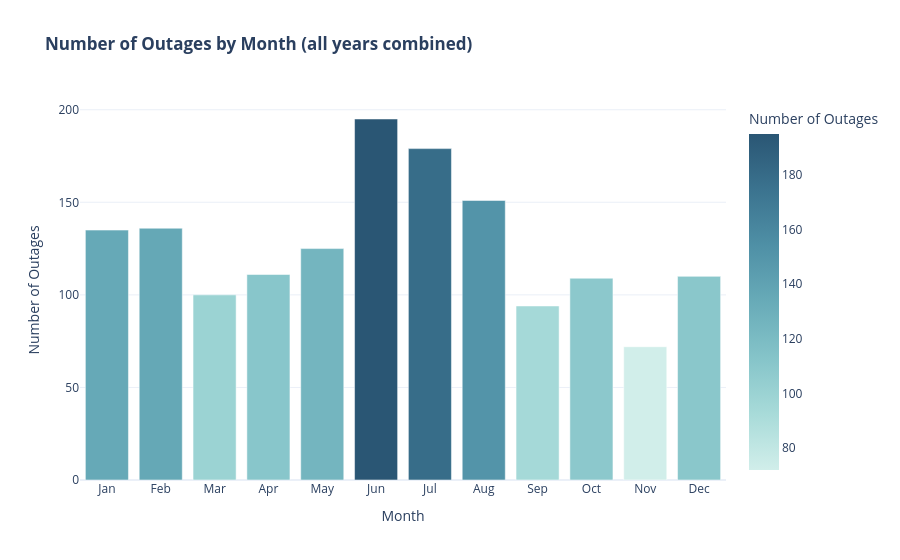

Write notebook code for a chart like this one.
### Code cell
# Outage Frequency by Month
month_order = ['Jan','Feb','Mar','Apr','May','Jun','Jul','Aug','Sep','Oct','Nov','Dec']

by_month = df_cleaned.groupby('MONTH.NAME', observed=True).size().reindex(month_order)
fig = px.bar(
    by_month.reset_index(name='Number of Outages'), 
    x='MONTH.NAME', 
    y='Number of Outages', 
    title='<b>Number of Outages by Month (all years combined)</b>',
    labels={'MONTH.NAME': 'Month', 'Number of Outages': 'Number of Outages'},
    color='Number of Outages',
    color_continuous_scale='teal',
)
fig.update_layout(legend_title_text='Count')
fig.update_layout( 
    template="plotly_white" # Match style of other plots
)
fig.show()

# Export plot for website
fig.write_html('docs/assets/plots/outages_by_month.html', include_plotlyjs='cdn')

### Figure 1 — Plotly figure (JSON) as saved in the notebook; plotly's stock layout.template omitted (floating-point values rounded to 4 significant figures)
{"data": [{"alignmentgroup": "True", "hovertemplate": "Month=%{x}<br>Number of Outages=%{marker.color}<extra></extra>", "legendgroup": "", "marker": {"color": [135, 136, 100, 111, 125, 195, 179, 151, 94, 109, 72, 110], "coloraxis": "coloraxis", "pattern": {"shape": ""}}, "name": "", "offsetgroup": "", "orientation": "v", "showlegend": false, "textposition": "auto", "type": "bar", "x": ["Jan", "Feb", "Mar", "Apr", "May", "Jun", "Jul", "Aug", "Sep", "Oct", "Nov", "Dec"], "xaxis": "x", "y": [135, 136, 100, 111, 125, 195, 179, 151, 94, 109, 72, 110], "yaxis": "y"}], "layout": {"barmode": "relative", "coloraxis": {"colorbar": {"title": {"text": "Number of Outages"}}, "colorscale": [[0, "rgb(209, 238, 234)"], [0.1667, "rgb(168, 219, 217)"], [0.3333, "rgb(133, 196, 201)"], [0.5, "rgb(104, 171, 184)"], [0.6667, "rgb(79, 144, 166)"], [0.8333, "rgb(59, 115, 143)"], [1, "rgb(42, 86, 116)"]]}, "legend": {"title": {"text": "Count"}, "tracegroupgap": 0}, "title": {"text": "<b>Number of Outages by Month (all years combined)</b>"}, "xaxis": {"anchor": "y", "domain": [0, 1], "title": {"text": "Month"}}, "yaxis": {"anchor": "x", "domain": [0, 1], "title": {"text": "Number of Outages"}}}}
